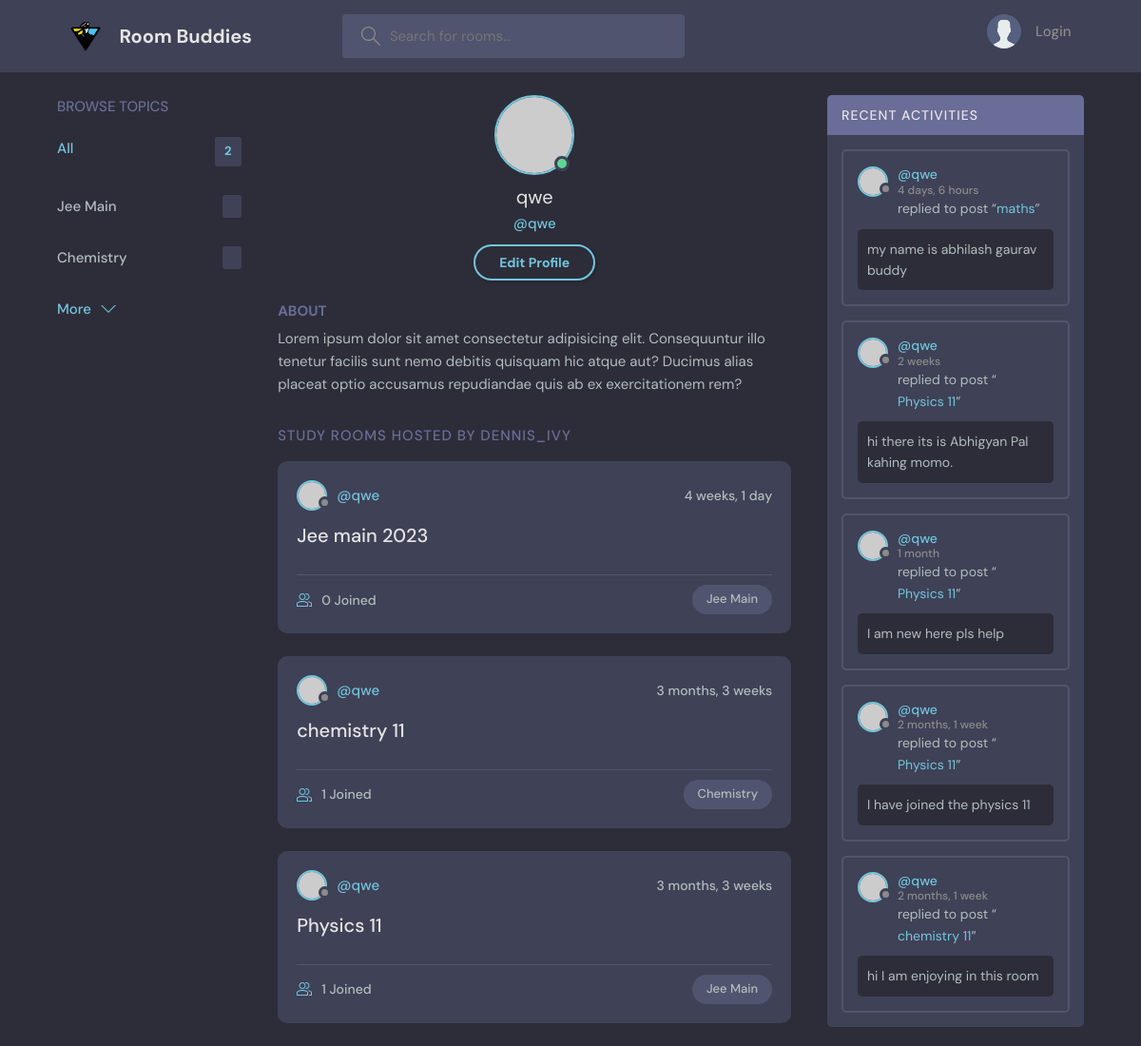
Page /profile/1/ on the earlier database version.
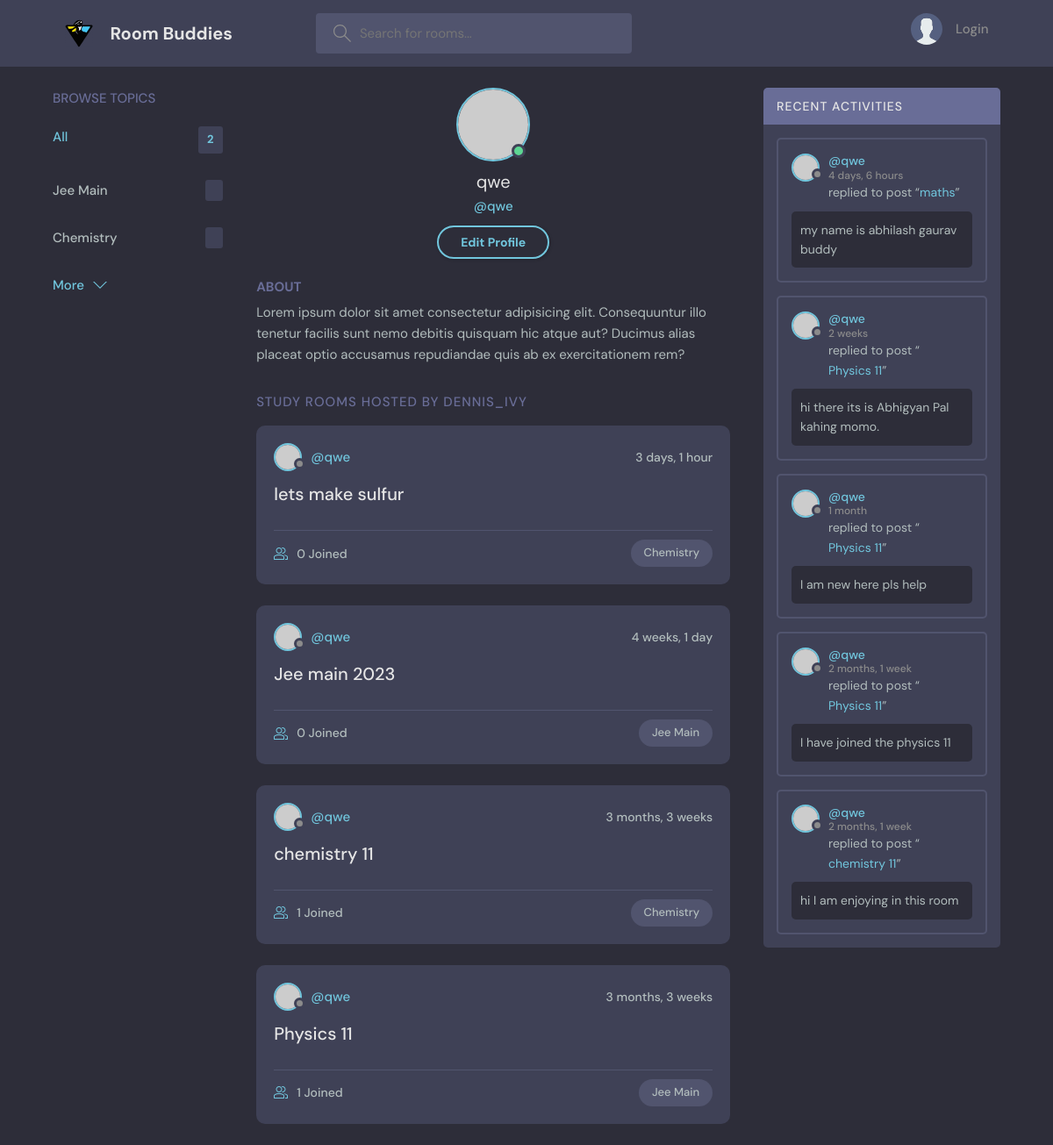
Same page on the later database version.
### base/models.py (models this page shows, shortened)
class Topic(models.Model):
    name =models.CharField(max_length=200)

class Room(models.Model):
    host= models.ForeignKey(User, on_delete= models.SET_NULL, null=True)
    topic= models.ForeignKey(Topic, on_delete= models.SET_NULL, null=True)
    name = models.CharField(max_length=200)
    description = models.TextField(null=True,blank=True)
    participants = models.ManyToManyField(User,related_name="participants",blank=True)
    updated = models.DateTimeField(auto_now=True)
    created = models.DateTimeField(auto_now_add=True)
    class Meta:
        ordering = ['-updated', '-created']

class Message(models.Model):
    user = models.ForeignKey(User, on_delete= models.CASCADE)
    room = models.ForeignKey(Room,on_delete=models.CASCADE)
    body = models.TextField()
    updated = models.DateTimeField(auto_now=True)
    created = models.DateTimeField(auto_now_add=True)
    class Meta:
        ordering = ['-updated', '-created']

### base/views.py (the view)
# urls.py: path('profile/<str:pk>/',views.userProfile,name="user-profile"),
def userProfile(request,pk):
    user = User.objects.get(id=pk)
    rooms = user.room_set.all()
    room_messages =user.message_set.all()
    topics =Topic.objects.all()
    context={'user': user, 'rooms':rooms,'room_messages':room_messages,'topics':topics}
    return render(request,'base/profile.html',context)

### base/templates/base/profile.html
{%extends 'main.html'%}
{%block content%}
  <main class="profile-page layout layout--3">
    <div class="container">
      {%include 'base/topics_component.html'%}
      <div class="roomList">
        <div class="profile">
          <div class="profile__avatar">
            <div class="avatar avatar--large active">
              <img src="https://randomuser.me/api/portraits/men/11.jpg" />
            </div>
          </div>
          <div class="profile__info">
            <h3>{{user.username}}</h3>
            <p>@{{user.username}}</p>
            <a href="edit-user.html" class="btn btn--main btn--pill">Edit Profile</a>
          </div>
          <div class="profile__about">
            <h3>About</h3>
            <p>
              Lorem ipsum dolor sit amet consectetur adipisicing elit. Consequuntur illo tenetur
              facilis sunt nemo debitis quisquam hic atque aut? Ducimus alias placeat optio
              accusamus repudiandae quis ab ex exercitationem rem?
            </p>
          </div>
        </div>
        <div class="roomList__header">
          <div>
            <h2>Study Rooms Hosted by dennis_ivy</a>
            </h2>
          </div>
        </div>
        {%include 'base/feed_components.html' %}
      </div>
      {% include 'base/activity_component.html' %}
    </div>
  </main>
{%endblock content%}

### base/templates/base/topics_component.html
<div class="topics">
    <div class="topics__header">
      <h2>Browse Topics</h2>
    </div>
    <ul class="topics__list">
      <li>
        <a href="{% url 'home' %}" class="active">All <span>{{topics.count}}</span></a>
      </li>
      {% for topic in topics%}
      <li>
        <a href="{% url 'home'%}?q={{topic.name}}">{{topic.name}}<span>{{topic.room.set_all.count}}</span></a>
      </li>
      {% endfor %}
    </ul>
    <a class="btn btn--link" href="topics.html">
      More
      <svg version="1.1" xmlns="http://www.w3.org/2000/svg" width="32" height="32" viewBox="0 0 32 32">
        <title>chevron-down</title>
        <path d="M16 21l-13-13h-3l16 16 16-16h-3l-13 13z"></path>
      </svg>
    </a>
  </div>

### base/templates/base/feed_components.html (shortened to what this page needs)
{% for room in rooms%}
<div class="roomListRoom">
    <div class="roomListRoom__header">
      <a href="{%url 'user-profile' room.host.id%}" class="roomListRoom__author">
        <div class="avatar avatar--small">
          <img src="https://randomuser.me/api/portraits/women/11.jpg" />
        </div>
        <span>@{{room.host.username}}</span>
      </a>
      <div class="roomListRoom__actions">
        <span>{{room.created|timesince}}</span>
      </div>
    </div>
    <div class="roomListRoom__content">
      <a href="{%url 'room' room.id%}">{{room.name}}</a>
    </div>
    <div class="roomListRoom__meta">
      <a href="{%url 'room' room.id%}" class="roomListRoom__joined">
        {{room.participants.all.count}} Joined
      </a>
      <p class="roomListRoom__topic">{{room.topic.name}}</p>
    </div>
  </div>
{% endfor %}

### base/templates/base/activity_component.html (shortened to what this page needs)
<div class="activities">
    <div class="activities__header">
      <h2>Recent Activities</h2>
    </div>
    {% for message in room_messages %}
    <div class="activities__box">
      <div class="activities__boxHeader roomListRoom__header">
        <a href="{% url 'user-profile' message.user.id%}" class="roomListRoom__author">
          <div class="avatar avatar--small">
            <img src="https://randomuser.me/api/portraits/women/11.jpg" />
          </div>
          <p>
            @{{message.user}}
            <span>{{message.created|timesince}}</span>
          </p>
        </a>
      </div>
      <div class="activities__boxContent">
        <p>replied to post “<a href="{% url 'room' message.room.id %}">{{message.room.name}}</a>”</p>
        <div class="activities__boxRoomContent">
            {{message.body}}
        </div>
      </div>
    </div>
{% endfor %}
  </div>

Differences in the rows shown:
added Room: host.username "qwe", created "3 days, 1 hour", name "lets make sulfur", participants.all.count "0", topic.name "Chemistry"
